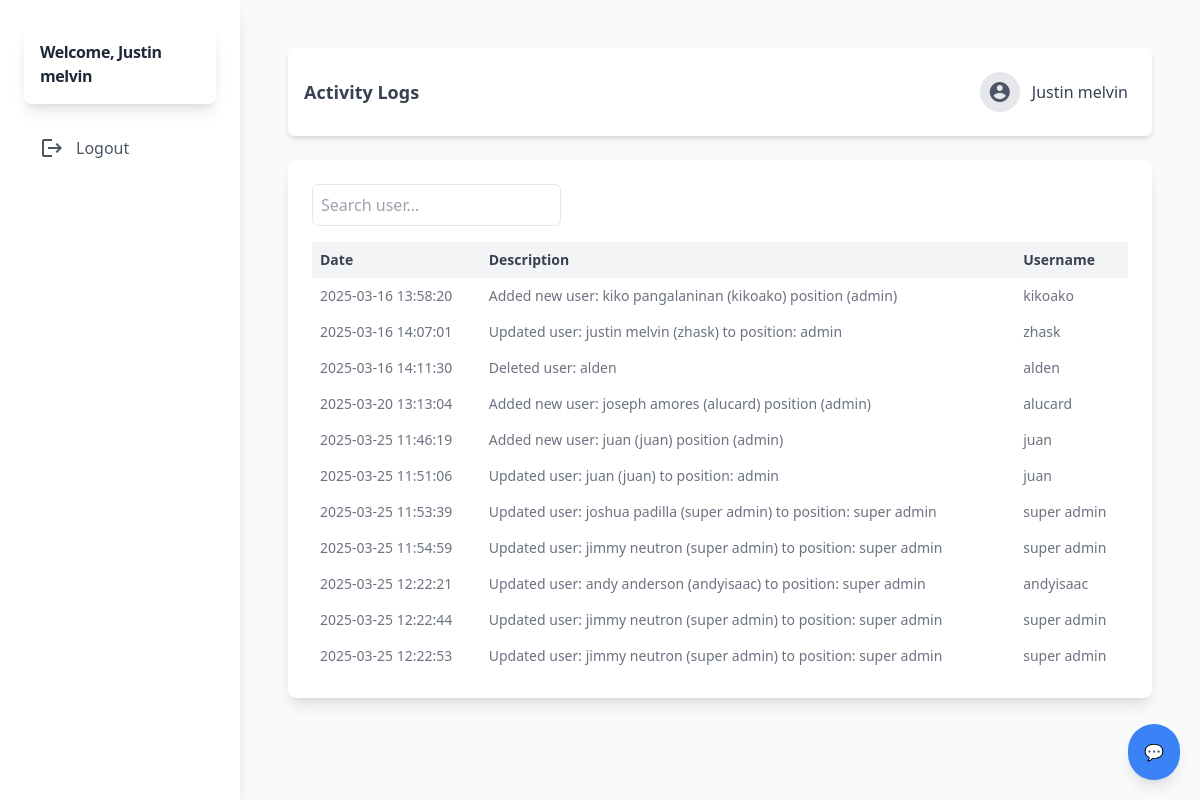
The app's page /admin/view_logs.php (signed in) with its own data.
### tables this page shows
CREATE TABLE `user` (
  `id` int(11) NOT NULL,
  `name` varchar(255) NOT NULL,
  `username` varchar(255) NOT NULL,
  `email` varchar(255) NOT NULL,
  `phone` varchar(60) NOT NULL,
  `profile_picture` varchar(255) DEFAULT NULL,
  `password` varchar(255) NOT NULL,
  `type` varchar(60) NOT NULL,
  `status` int(11) NOT NULL DEFAULT 1 COMMENT '0=deleted,1=existing'
);

CREATE TABLE `activity_logs` (
  `log_id` int(11) NOT NULL,
  `log_user_id` int(11) NOT NULL,
  `log_description` text NOT NULL,
  `log_date` timestamp NOT NULL DEFAULT current_timestamp() ON UPDATE current_timestamp()
);

### admin/backend/db.php (called while the page is built, shortened)
<?php
class db_connect
{
    public $host = db_host;
    public $user = db_user;
    public $pass = db_pass;
    public $name = db_name;
    public function connect()
    {
        try {
            $this->conn = new mysqli($this->host, $this->user, $this->pass, $this->name);
        } catch (\Throwable $th) {
            header("Location:setup.php");
        }
    }
}

### admin/backend/class.php (called while the page is built, shortened)
<?php
include ('db.php');
class global_class extends db_connect
{
    public function check_account($user_id ) {
        $query = "SELECT * FROM user WHERE id = $user_id";
        $result = $this->conn->query($query);
        $items = [];
        if ($result && $result->num_rows > 0) {
            while ($row = $result->fetch_assoc()) {
                $items[] = $row;
            }
        }
        return $items;
    }
    public function fetch_all_logs(){
        $query = $this->conn->prepare("SELECT * FROM `activity_logs`
        LEFT JOIN user ON user.id = activity_logs.log_user_id
        ");
        if ($query->execute()) {
            $result = $query->get_result();
            return $result;
        }
    }
}

### admin/backend/end-points/log_list.php (the view)
<?php
$fetch_all_user = $db->fetch_all_logs();
if ($fetch_all_user->num_rows>0): ?>
    <?php foreach ($fetch_all_user as $user):
        ?>
       <tr>
            <td class="p-2"><?php echo htmlspecialchars($user['log_date']); ?></td>
            <td class="p-2"><?php echo htmlspecialchars($user['log_description']); ?></td>
            <td class="p-2"><?php echo htmlspecialchars($user['username']); ?></td>
        </tr>
    <?php endforeach; ?>
<?php else: ?>
    <tr>
        <td colspan="5" class="p-2">No record found.</td>
    </tr>
<?php endif; ?>

### admin/components/header.php (shortened to what this page needs)
<?php
include('backend/class.php');
$db = new global_class();
if (isset($_SESSION['id'])) {
    $admin_id = intval($_SESSION['id']);
    $account = $db->check_account($admin_id);
} else {
   header('location: index.php');
}
?>
<!DOCTYPE html>
<html lang="en">
<head>
  <script src="https://cdn.tailwindcss.com"></script>
  <link rel="stylesheet" href="https://cdnjs.cloudflare.com/ajax/libs/AlertifyJS/1.13.1/css/alertify.css" />
</head>
<body class="bg-gray-100 font-sans antialiased">
  <div class="min-h-screen flex flex-col lg:flex-row">
<aside id="sidebar" class="bg-white shadow-lg w-64 lg:w-1/5 xl:w-1/6 p-6 space-y-6 lg:static fixed inset-y-0 left-0 z-50 transform -translate-x-full lg:translate-x-0 transition-transform duration-300 ease-in-out">
  <div class="flex items-center space-x-4 p-4 bg-white rounded-lg shadow-lg hover:shadow-xl transition-shadow duration-300">
  <h1 class="text-1xl font-bold text-gray-800 tracking-tight text-left lg:text-left hover:text-indigo-600 transition-colors duration-300">Welcome, <?=ucfirst($account[0]['name'])?></h1>
</div>
  <nav class="space-y-4 text-left lg:text-left">
      <a href="logout.php">
          <button class="flex items-center lg:justify-start  space-x-3 text-gray-600 hover:text-red-500 hover:bg-gray-100 px-4 py-2 rounded-md transition-all duration-300">
              <span class="material-icons">logout</span>
              <span>Logout</span>
          </button>
        </a>
  </nav>
</aside>
    <main class="flex-1 bg-gray-50 p-8 lg:p-12">

### admin/view_logs.php
<?php
include "components/header.php";
?>
<div class="flex justify-between items-center bg-white p-4 mb-6 rounded-md shadow-md">
    <h2 class="text-lg font-semibold text-gray-700">Activity Logs</h2>
    <a href="profile.php" class="flex items-center space-x-3 cursor-pointer hover:bg-gray-100 p-2 rounded-lg">
        <?php
        $userImage = !empty($account[0]['profile_picture']) ? $account[0]['profile_picture'] : null;
        ?>
        <div class="w-10 h-10 rounded-full overflow-hidden flex items-center justify-center bg-gray-200 text-gray-600">
            <?php if ($userImage): ?>
                <img src="../assets/upload_files/<?php echo $userImage; ?>" alt="User Avatar" class="w-full h-full object-cover">
            <?php else: ?>
                <span class="material-icons text-3xl">account_circle</span>
            <?php endif; ?>
        </div>
        <span class="text-gray-700 font-medium">
            <?php echo ucfirst($account[0]['name']); ?>
        </span>
    </a>
</div>
<div class="bg-white rounded-lg shadow-lg p-6">
    <div class="mb-4">
        <input type="text" id="searchInput" class="p-2 border rounded-md" placeholder="Search user...">
    </div>
    <div class="overflow-x-auto">
        <table id="userTable" class="display table-auto w-full text-sm text-left text-gray-500 dark:text-gray-400">
            <thead class="bg-gray-100 text-gray-700">
                <tr>
                    <th class="p-2">Date</th>
                    <th class="p-2">Description</th>
                    <th class="p-2">Username</th>
                </tr>
            </thead>
            <tbody>
                <?php include "backend/end-points/log_list.php"; ?>
            </tbody>
        </table>
    </div>
</div>
<?php
include "components/footer.php";
?>

### records on screen
user: name "Justin melvin"
activity_logs: log_date "2025-03-16 13:58:20", log_description "Added new user: kiko pangalaninan (kikoako) position (admin)", user.username "kikoako"
activity_logs: log_date "2025-03-16 14:07:01", log_description "Updated user: justin melvin (zhask) to position: admin", user.username "zhask"
activity_logs: log_date "2025-03-16 14:11:30", log_description "Deleted user: alden", user.username "alden"
activity_logs: log_date "2025-03-20 13:13:04", log_description "Added new user: joseph amores (alucard) position (admin)", user.username "alucard"
activity_logs: log_date "2025-03-25 11:46:19", log_description "Added new user: juan (juan) position (admin)", user.username "juan"
activity_logs: log_date "2025-03-25 11:51:06", log_description "Updated user: juan (juan) to position: admin", user.username "juan"
activity_logs: log_date "2025-03-25 11:53:39", log_description "Updated user: joshua padilla (super admin) to position: super admin", user.username "super admin"
activity_logs: log_date "2025-03-25 11:54:59", log_description "Updated user: jimmy neutron (super admin) to position: super admin", user.username "super admin"
activity_logs: log_date "2025-03-25 12:22:21", log_description "Updated user: andy anderson (andyisaac) to position: super admin", user.username "andyisaac"
activity_logs: log_date "2025-03-25 12:22:44", log_description "Updated user: jimmy neutron (super admin) to position: super admin", user.username "super admin"
activity_logs: log_date "2025-03-25 12:22:53", log_description "Updated user: jimmy neutron (super admin) to position: super admin", user.username "super admin"
